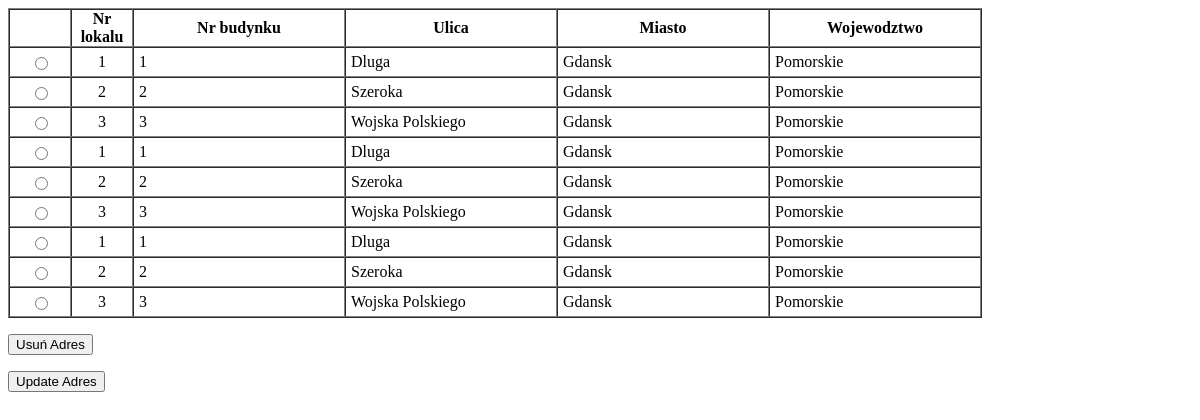
Page /seller/del_adres (signed in) on the earlier database version.
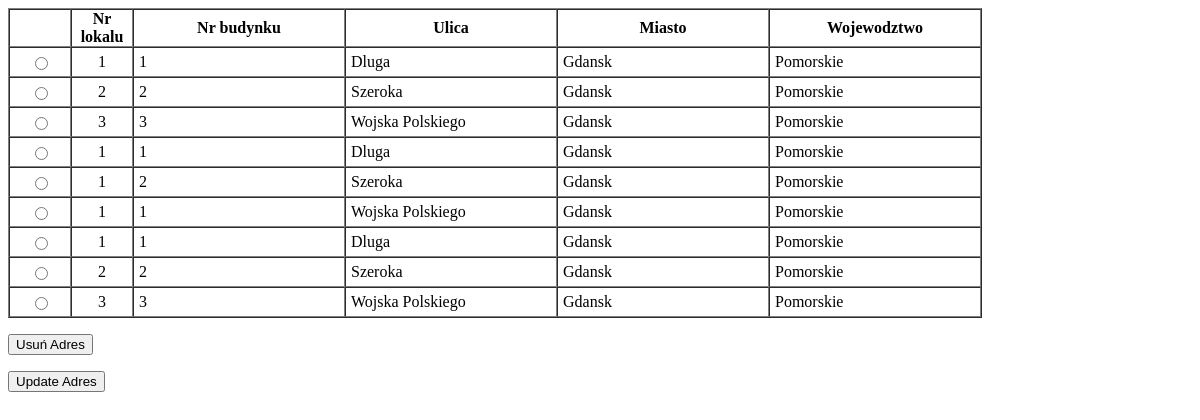
Same page on the later database version.
### tables this page shows
CREATE TABLE Adres(
		id integer PRIMARY KEY autoincrement,
		nr_lokalu integer check (nr_lokalu > 0),
		nr_budynku integer check(nr_budynku > 0) not null,
		ulica varchar(40) not null,
		miasto varchar(40) not null,
		wojewodztwo varchar(40) not null

	);

### main.py (the view, shortened to what this page needs)
@app.route("/seller/del_adres", methods=["GET", "POST"])
def del_adres():
    if session["user_type"] != "Klient":
        form = DeleteAdresForm()
        cur = get_db().cursor()
        cur.execute("Select id, nr_lokalu, nr_budynku, ulica, miasto, wojewodztwo from Adres")
        return render_template(
            "html/del_adres.html.j2", form=form, persons=cur.fetchall()
        )
    return redirect(url_for("index"))

### app/forms.py
class DeleteAdresForm(FlaskForm):
    submit = SubmitField("Usuń Adres")
    submitUpdate = SubmitField("Update Adres")

### main.py (called while the page is built)
def get_db():
    db = getattr(_app_ctx_stack, "_database", None)
    if db is None:
        db = _app_ctx_stack._database = sqlite3.connect(
            DB_NAME, check_same_thread=False
        )
    return db

### templates/html/del_adres.html.j2 (shortened to what this page needs)
{% extends "html/base.html.j2" %}
{% block content %}
        <form action="" method="post" novalidate>
        <table border="1" cellpadding="0" cellspacing="0">
        <tr style="width:50px;padding:5px;text-align:center;">
        <th></th>
        <th>Nr lokalu</th>
        <th>Nr budynku</th>
        <th>Ulica</th>
        <th>Miasto</th>
        <th>Wojewodztwo</th>
        </tr>
    {% for i in persons %}
        <tr>
        <td style="width:50px;padding:5px;text-align:center;">
            <input type="radio" name="przycisk" value="{{ i[0] }}">
        </td>
        <td style="width:50px;padding:5px;text-align:center;">
            {{ i[1] }}
        </td>
        <td style="width:200px;padding:5px;">
            {{ i[2] }}
        </td>
        <td style="width:200px;padding:5px;">
            {{ i[3] }}
        </td>
        <td style="width:200px;padding:5px;">
            {{ i[4] }}
        </td>
        <td style="width:200px;padding:5px;">
            {{ i[5] }}
        </td>
        <tr>
    {% endfor %}
    </table>
        <p>{{ form.submit() }}</p>
        <p>{{ form.submitUpdate() }}</p>
    </form>
{% endblock %}

Differences in the rows shown:
changed Adres (number 5 of 9 on the later page): nr_lokalu "2" → "1"
changed Adres (number 6 of 9 on the later page): nr_lokalu "3" → "1"; nr_budynku "3" → "1"
